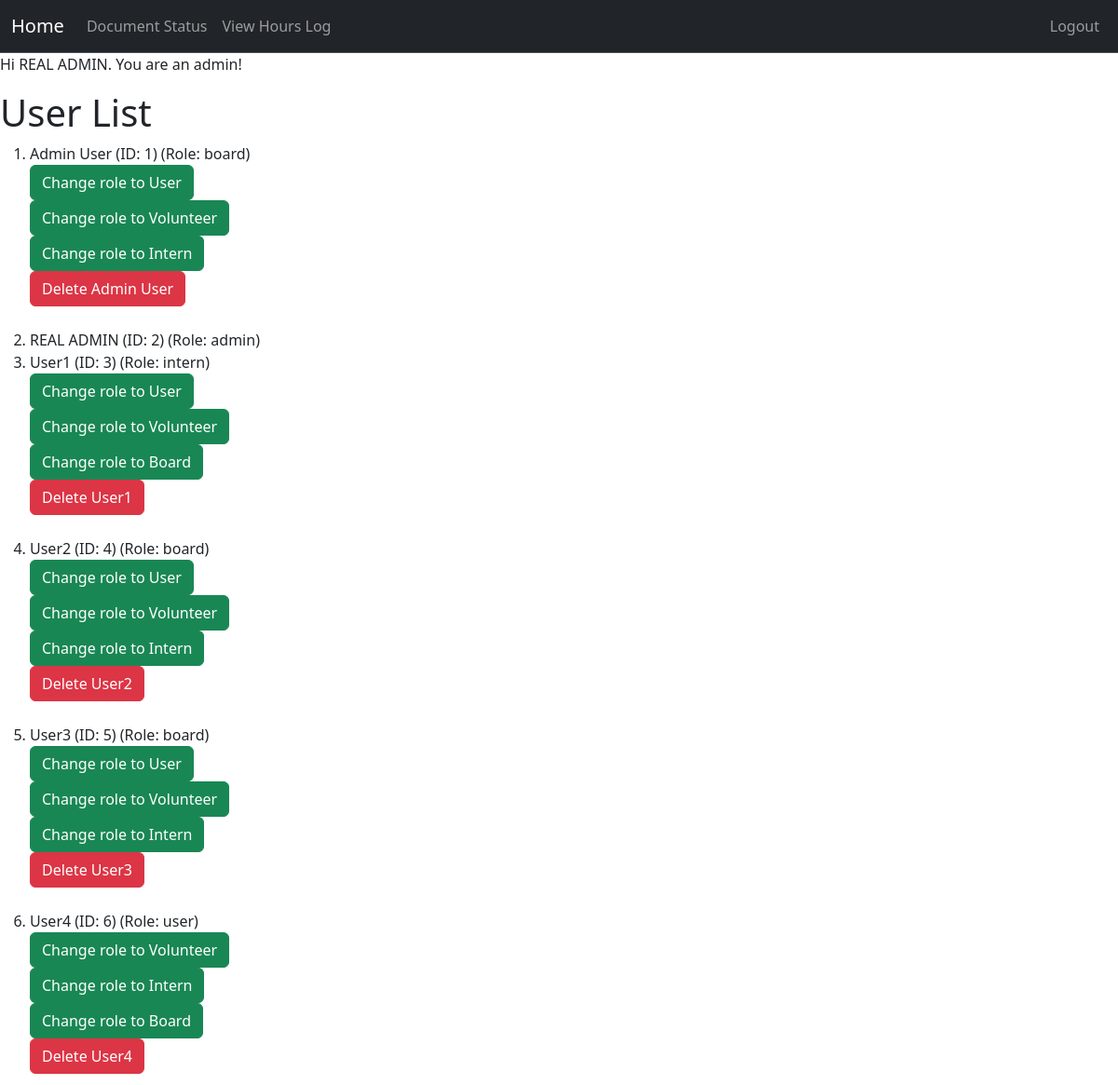
The page /admin/dashboard (signed in, upper part) on the database as committed earlier.
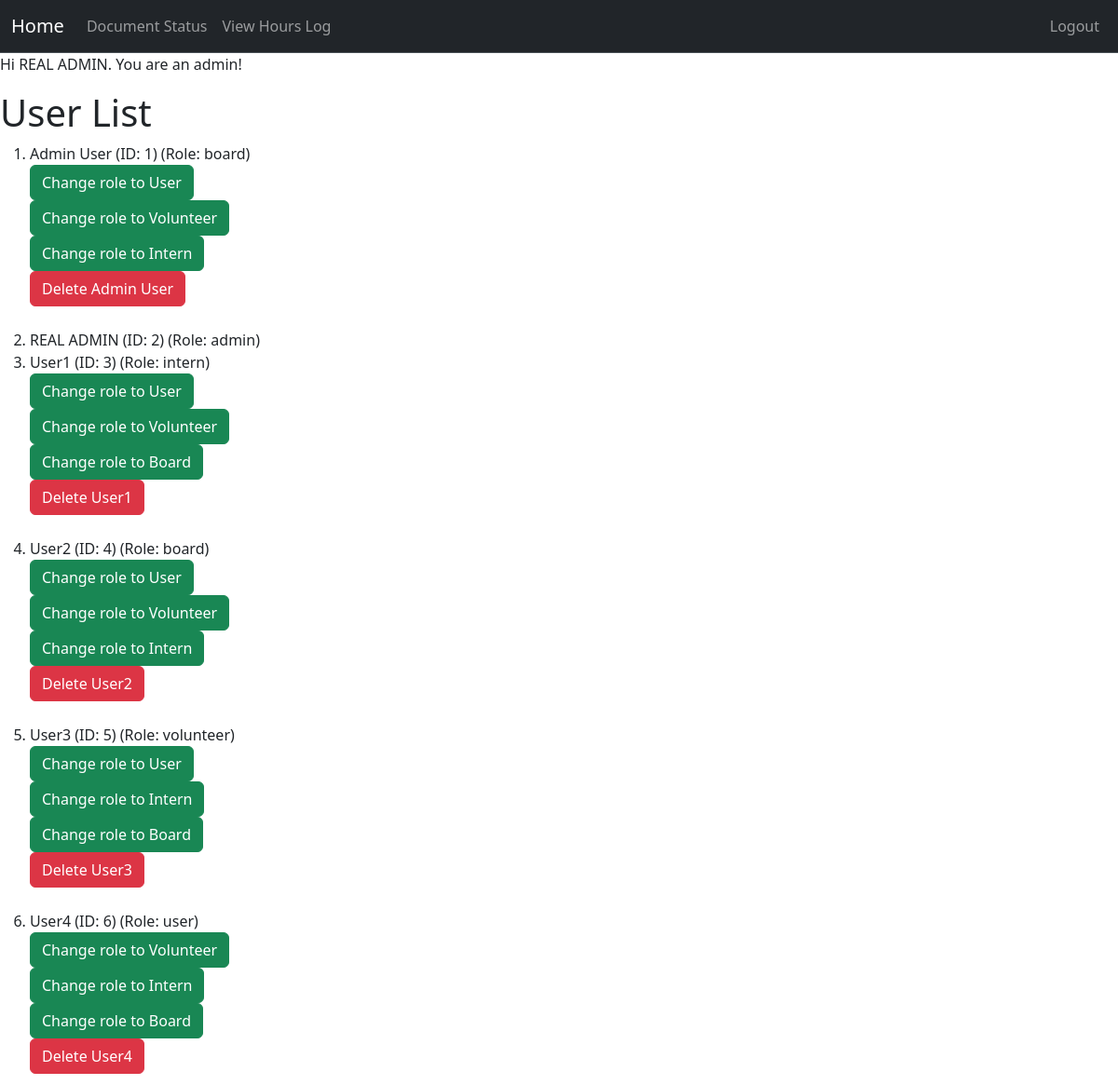
The same page on the database as committed later.
### project/models.py (models this page shows, shortened)
class User(db.Model, UserMixin):
    __tablename__ = 'users'
    id: Mapped[int] = mapped_column(primary_key=True)
    name: Mapped[str] = mapped_column()
    email: Mapped[str] = mapped_column(unique=True)
    password_hash: Mapped[str] = mapped_column(db.String(128))
    role: Mapped[str] = mapped_column(default="user")  # "user", "volunteer", " intern", "board"
    hours: Mapped[List["Hours"]] = relationship("Hours", back_populates="user", cascade="all, delete-orphan")
    documents: Mapped[List["Document"]] = relationship("Document", back_populates="user", cascade="all, delete-orphan")

### app.py (the view)
@app.route("/admin/dashboard")
@login_required
@permission_required('admin')
def admin_dashboard():
    user = User.query.all()  # Get all users
    return render_template("admin_home.html", user = user)

### project/models.py (called while the page is built)
@login_manager.user_loader
def load_user(user_id):
    return User.query.get(user_id)

### project/templates/admin_home.html (shortened to what this page needs)
{% extends "base.html" %}
{% block content %}
<div class="jumbotron">
  {% if current_user.is_authenticated %}
    <p>Hi {{ current_user.name }}. You are an admin!</p>
  {% else %}
    <p>Please login or register!</p>
  {% endif %}
</div>
<h1>User List</h1>
  {% if user %}
    <ol>
      {% for user in user %}
      <li>
        {{ user.name }}
        <span class="id">(ID: {{ user.id }})</span>
        <span class="role">(Role: {{ user.role }})</span>
        {% if user.role != "admin" %}
            {% for role_choice in ['user', 'volunteer', 'intern', 'board'] %}
            {% if (user.role != role_choice) %}
                <form action="{{ url_for('upgrade_user') }}" method="post">
                <button type="submit" class="btn btn-success">Change role to {{ role_choice|capitalize }}</button>
                </form>
            {% endif %}
            {% endfor %}
            <form action="{{ url_for('delete_user') }}" method="post">
                <button type="submit" class="btn btn-danger">Delete {{ user.name }}</button>
            </form>
            <br>
        </li>
        {% endif %}
      {% endfor %}
  {% else %}
      <li class="empty">No users added yet.</li>
  {% endif %}
    </ol>
{% endblock %}

Rows that differ between the two databases and show on the page:
changed User "User3": role "board" → "volunteer"
Other text that changed with them:
new list line: "Change role to Board"
list line gone: "Change role to Volunteer"
